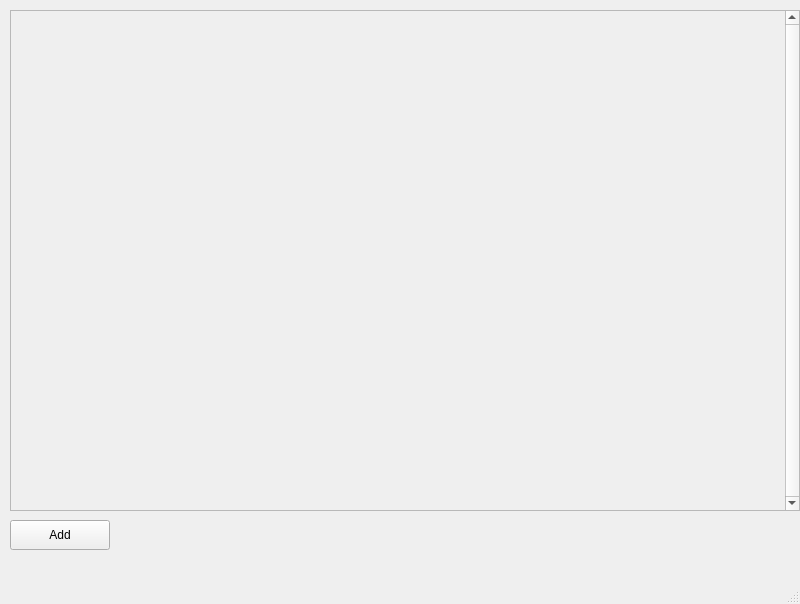
<?xml version="1.0" encoding="UTF-8"?>
<ui version="4.0">
 <class>MainWindow</class>
 <widget class="QMainWindow" name="MainWindow">
  <property name="geometry">
   <rect>
    <x>0</x>
    <y>0</y>
    <width>800</width>
    <height>604</height>
   </rect>
  </property>
  <property name="windowTitle">
   <string>MainWindow</string>
  </property>
  <property name="styleSheet">
   <string notr="true">QPushButton#RemoveTimeIntervalButton::disabled{color:rgb(192, 191, 188)}</string>
  </property>
  <widget class="QWidget" name="centralwidget">
   <widget class="QPushButton" name="AddTimeIntervalButton">
    <property name="geometry">
     <rect>
      <x>10</x>
      <y>520</y>
      <width>100</width>
      <height>30</height>
     </rect>
    </property>
    <property name="cursor">
     <cursorShape>PointingHandCursor</cursorShape>
    </property>
    <property name="text">
     <string>Add</string>
    </property>
   </widget>
   <widget class="QScrollArea" name="scrollArea">
    <property name="geometry">
     <rect>
      <x>10</x>
      <y>10</y>
      <width>790</width>
      <height>501</height>
     </rect>
    </property>
    <property name="verticalScrollBarPolicy">
     <enum>Qt::ScrollBarPolicy::ScrollBarAlwaysOn</enum>
    </property>
    <property name="horizontalScrollBarPolicy">
     <enum>Qt::ScrollBarPolicy::ScrollBarAlwaysOff</enum>
    </property>
    <property name="sizeAdjustPolicy">
     <enum>QAbstractScrollArea::SizeAdjustPolicy::AdjustToContents</enum>
    </property>
    <property name="widgetResizable">
     <bool>true</bool>
    </property>
    <widget class="QWidget" name="scrollAreaWidgetContents">
     <property name="geometry">
      <rect>
       <x>0</x>
       <y>0</y>
       <width>774</width>
       <height>499</height>
      </rect>
     </property>
    </widget>
   </widget>
  </widget>
  <widget class="QMenuBar" name="menubar">
   <property name="geometry">
    <rect>
     <x>0</x>
     <y>0</y>
     <width>800</width>
     <height>23</height>
    </rect>
   </property>
  </widget>
  <widget class="QStatusBar" name="statusbar"/>
 </widget>
 <resources/>
 <connections/>
</ui>
